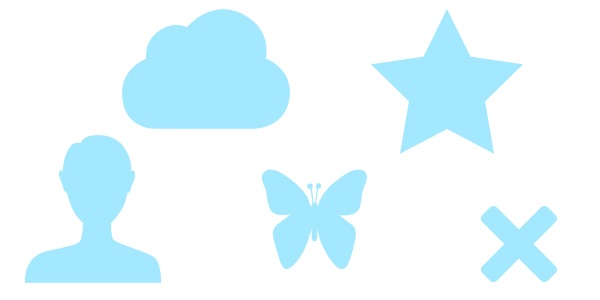
#> input picture diff_test1.jpg, 600 x 300 px
$ python 3_diff_CV.py
#> lines starting #> are read from the running program, lines starting #| are printed output that depends on the picture; after the words box and inside, x2 and y2 are one past the last pixel; in counts of white or black regions, pixels touching at a corner belong together
import cv2

#画像を読み込む, 第2引数はカラー
img1 = cv2.imread("diff_test1.jpg", 1)
#> img1 is the input picture: shape (300, 600, 3); mean B, G, R 254.6, 249.1, 232.3
img2 = cv2.imread("diff_test2.jpg", 1)
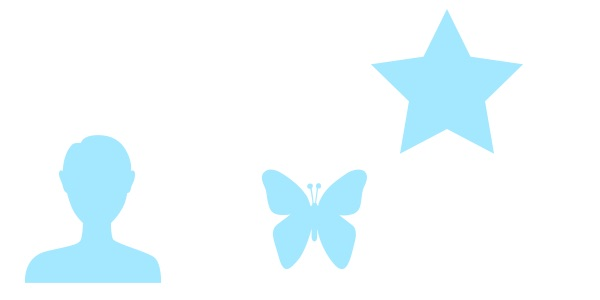
#> input picture diff_test2.jpg, 600 x 300 px
#> img2 is the input picture: shape (300, 600, 3); mean B, G, R 254.8, 251.6, 241.8
#グレースケール
img1_gray = cv2.cvtColor(img1, cv2.COLOR_BGR2GRAY)
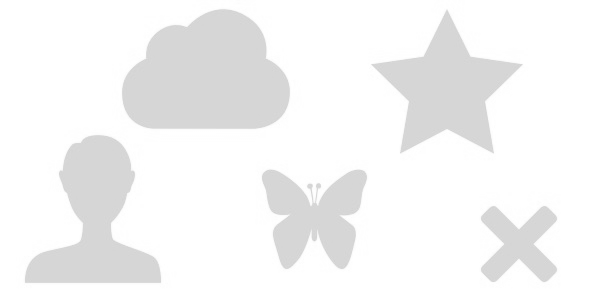
#> img1_gray: shape (300, 600); min 207, max 255, mean 244.7
img2_gray = cv2.cvtColor(img2, cv2.COLOR_BGR2GRAY)
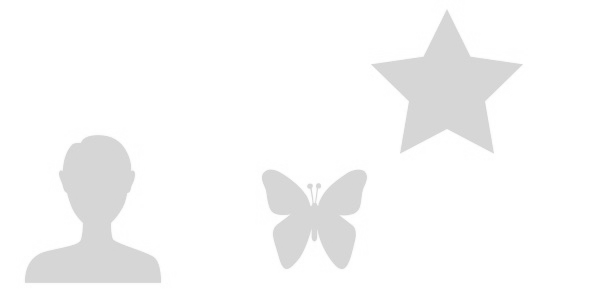
#> img2_gray: shape (300, 600); min 207, max 255, mean 249

#画像を引き算(差分の絶対値を計算)
img_diff = cv2.absdiff(img1_gray, img2_gray)
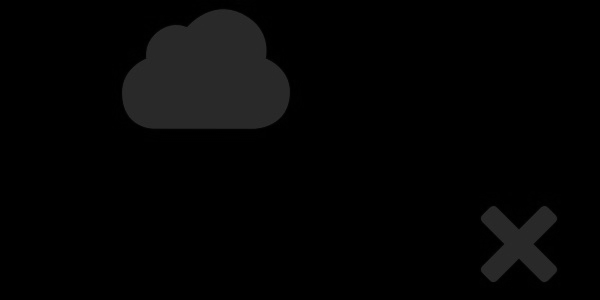
#> img_diff: shape (300, 600); min 0, max 48, mean 4.3

#2値化
ret2, img_th = cv2.threshold(img_diff, 20, 255, cv2.THRESH_BINARY)
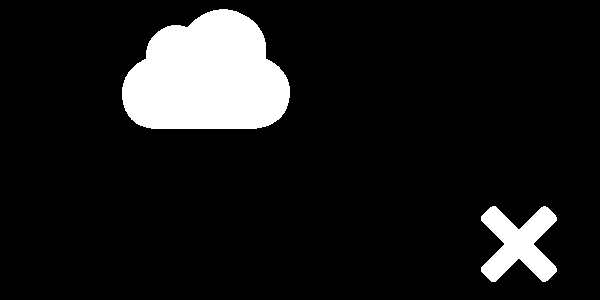
#> img_th: shape (300, 600); 10.4% white; 2 white regions, box (x1, y1, x2, y2) and area: (122, 9, 290, 129) 15335, (481, 206, 557, 282) 3342

#画像を表示
cv2.imshow("DiffImage", img_th)
cv2.waitKey()


#https://torimakujoukyou.com/python-opencv-diff/
#https://daeudaeu.com/python-diff/

"""	なんで差分を絶対値とる？
	グレースケールにする理由
"""
